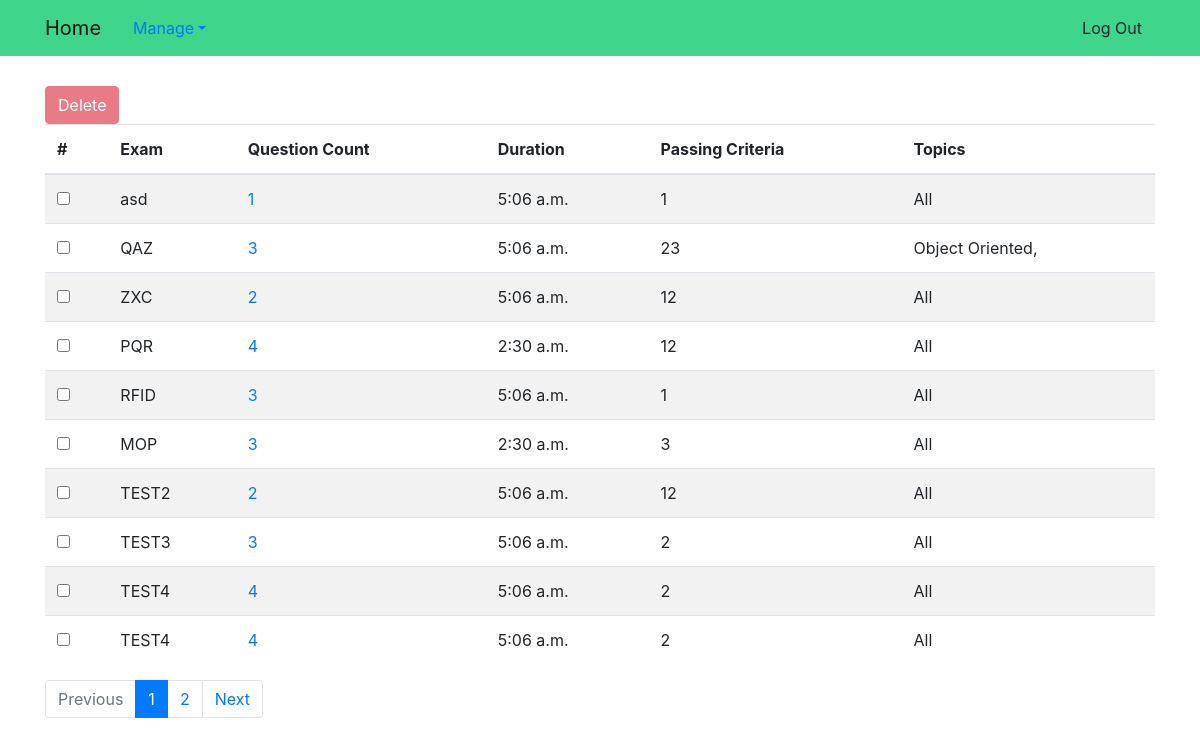
Page /exams/ (signed in) on the earlier database version.
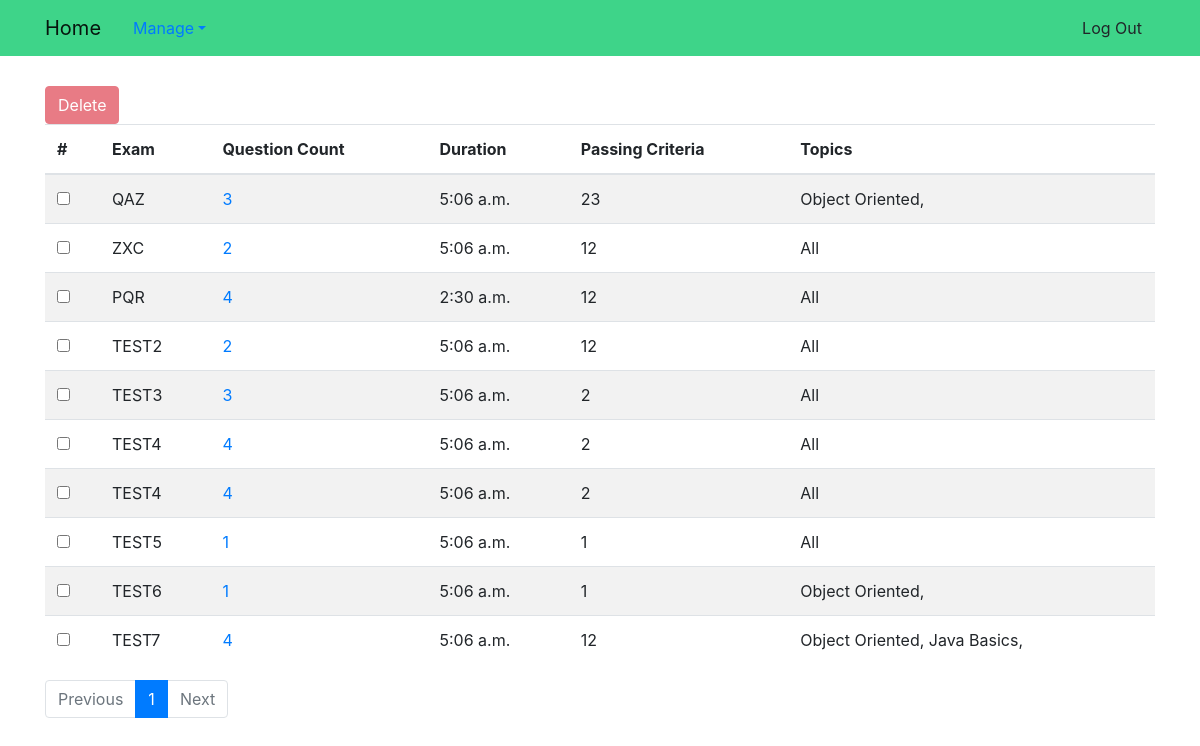
Same page on the later database version.
### exam_app/models.py (models this page shows, shortened)
class Exam(models.Model):
    name = models.TextField()
    question_count = models.PositiveSmallIntegerField()
    questions = models.ManyToManyField(Question)
    time = models.TimeField()
    passing_percentage = models.PositiveSmallIntegerField(
        validators=[MaxValueValidator(100), MinValueValidator(1)])

class Topic(models.Model):
    name = models.CharField(max_length=1024, unique=True)
    def __str__(self):
        return self.name

### exam_app/views.py (the view)
# urls.py: url('^exams/$', views.ListExamView.as_view(), name='exams'),
class ListExamView(SuperUserRequiredMixin, ListView):
    model = models.Exam
    paginate_by = 10
    def get_queryset(self):
        return models.Exam.objects.all().order_by('pk')

### exam_app/views.py (called while the page is built)
    def test_func(self):
        return self.request.user.is_superuser

### exam_app/templates/exam_app/exam_list.html (shortened to what this page needs)
{% extends "base.html" %}
{% block body_block %}
<div class="toolbar">
    <form id="form-btn" name="form-btn" action="/exam/delete/" method="POST">
        <button id="remove" class="btn btn-danger" disabled onclick="remove()">Delete</button>
    </form>
</div>
<table id="table" class="table table-striped">
    <thead>
        <tr>
            <th scope="col" data-checkbox="true">#</th>
            <th scope="col">Exam</th>
            <th scope="col">Question Count</th>
            <th scope="col">Duration</th>
            <th scope="col">Passing Criteria</th>
            <th scope="col">Topics</th>
        </tr>
    </thead>
    <tbody>
        {% for exam in exam_list %}
        <tr>
            <th scope="row">
                <input type="checkbox" class="largerCheckbox" id="{{ exam.pk}}" onchange="setSelection(this)">
            </th>
            <td>{{ exam.name}}</td>
            <td><a href="/questions/?exam_id={{exam.pk}}">{{ exam.question_count}}</a></td>
            <td>{{ exam.time}}</td>
            <td>{{ exam.passing_percentage}}</td>
            <td>
                {% regroup exam.questions.all by topic as topic_list %}
                {% for topic in topic_list %}
                {{topic.grouper}},
                {% empty %}
                All
                {% endfor %}
            </td>
        </tr>
        {% empty %}
        <tr>
            <td colspan="5">Exam List is Empty</td>
        </tr>
        {% endfor %}
    </tbody>
</table>
<nav aria-label="PageNavigation" class="page-nav">
    <ul class="pagination">
        {% if page_obj.has_previous %}
        <li class="page-item ">
            <a class="page-link" href="?page={{ page_obj.previous_page_number }}" tabindex="-1">Previous</a>
        </li>
        {% else %}
        <li class="page-item disabled">
            <a class="page-link" href="#" tabindex="-1">Previous</a>
        </li>
        {% endif %}
        {% for num in page_obj.paginator.page_range %}
        {% if page_obj.number == num %}
        <li class="page-item active"><a class="page-link" href="?page={{ num }}">{{num}}</a>
        </li>
        {% elif num > page_obj.number|add:'-3' and num < page_obj.number|add:'3' %}
        <li class="page-item"><a class="page-link" href="?page={{ num }}">{{num}}</a></li>
        {% endif %}
        {% endfor %}
        {% if page_obj.has_next %}
        <li class="page-item">
            <a class="page-link" href="?page={{ page_obj.next_page_number }}">Next</a>
        </li>
        {% else %}
        <li class="page-item disabled">
            <a class="page-link" href="#">Next</a>
        </li>
        {% endif %}
    </ul>
</nav>
{% endblock %}

Differences in the rows shown:
removed Exam: name "asd", question_count "1", time "5:06 a.m.", passing_percentage "1"
removed Exam: name "RFID", question_count "3", time "5:06 a.m.", passing_percentage "1"
removed Exam: name "MOP", question_count "3", time "2:30 a.m.", passing_percentage "3"
now on this page (row unchanged): Exam: name "TEST5", question_count "1", time "5:06 a.m.", passing_percentage "1"
now on this page (row unchanged): Exam: name "TEST6", question_count "1", time "5:06 a.m.", passing_percentage "1", Topic (grouper "Object Oriented")
now on this page (row unchanged): Exam: name "TEST7", question_count "4", time "5:06 a.m.", passing_percentage "12", Topic (grouper "Object Oriented")
now on this page (row unchanged): Topic: grouper "Java Basics", shown under "TEST7"
Other differences:
list line gone: "2"
